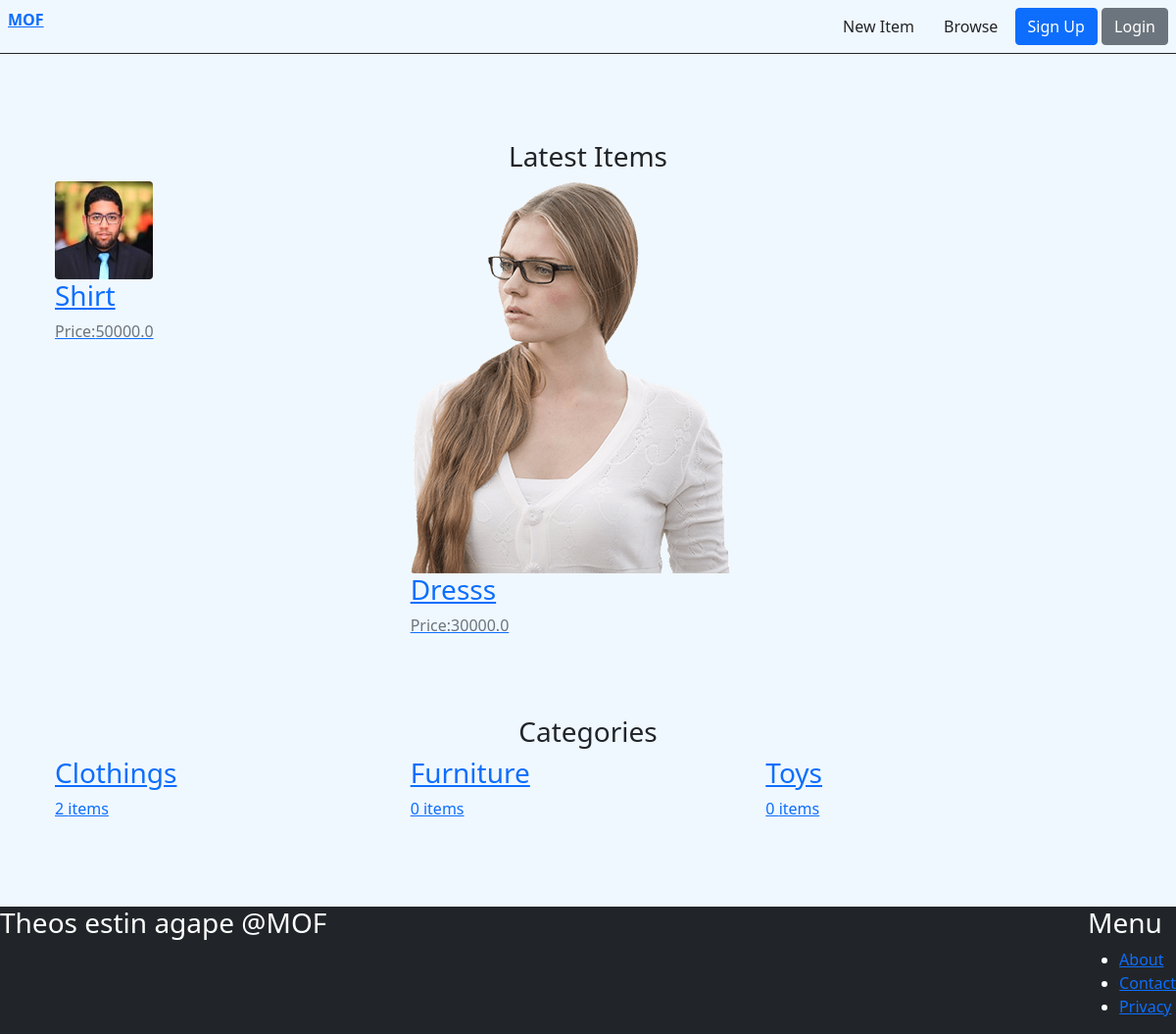
Before: / with the older database file.
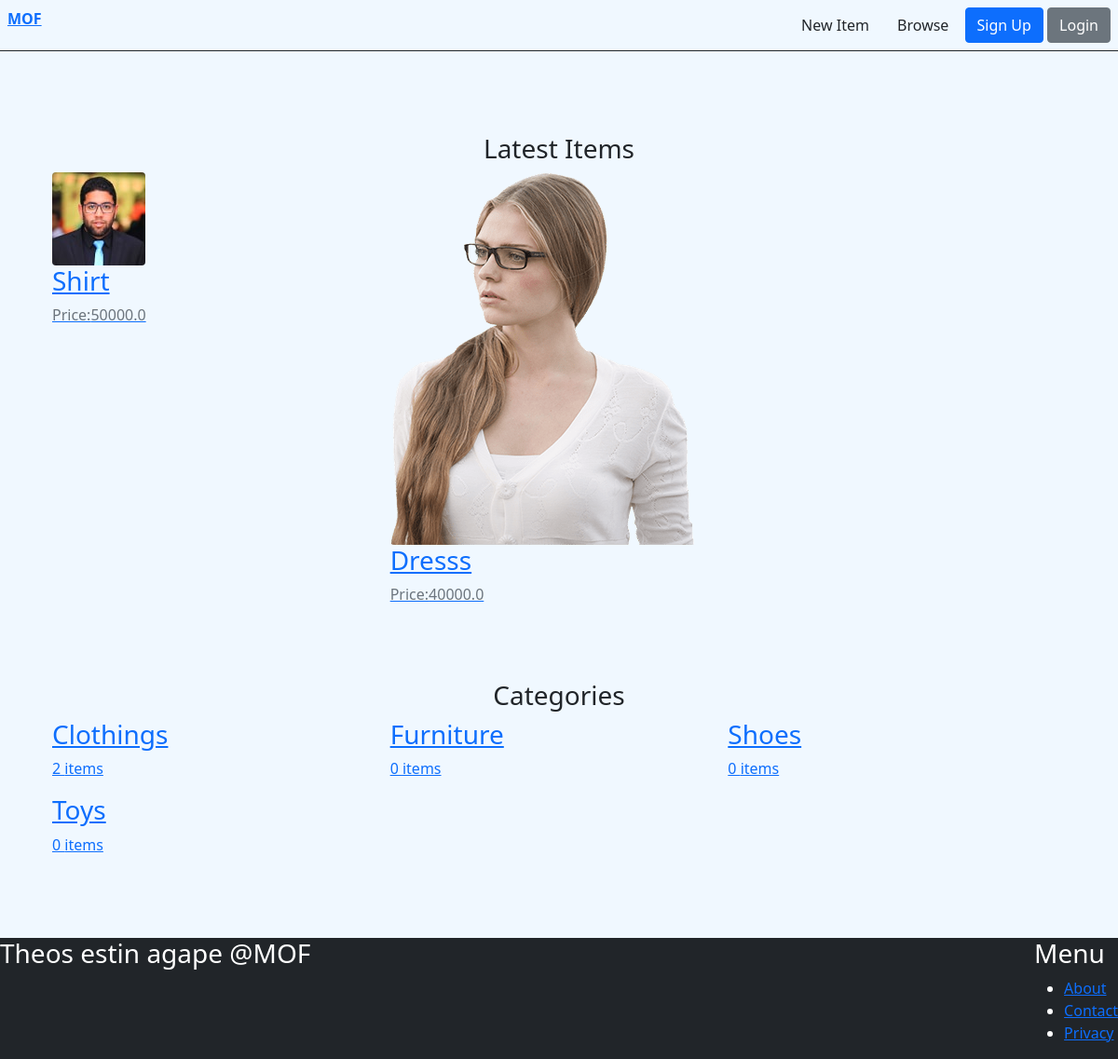
After: the same page with the newer database file.
### items/models.py (models this page shows, shortened)
class Item(models.Model):
  category=models.ForeignKey(Category,related_name='items', on_delete=models.CASCADE)
  name=models.CharField(max_length=255)
  description=models.TextField(blank=True,null=True)
  price=models.FloatField()
  image=models.ImageField(upload_to='images',blank=True,null=True)
  is_sold=models.BooleanField(default=False)
  created_by=models.ForeignKey(User, related_name='items', on_delete=models.CASCADE)
  created_at=models.DateTimeField(auto_now_add=True)

class Category(models.Model):
  name=models.CharField(max_length=255)
  class Meta:
    ordering=('name',)
    verbose_name_plural='Categories'

### core/views.py (the view)
# urls.py: path('',views.index,name='index'),
def index(request):
  items=Item.objects.filter(is_sold=False)[0:6]
  categories=Category.objects.all()
  return render(request,'core/index.html',{'items':items,'categories':categories})

### core/templates/core/index.html (shortened to what this page needs)
{% extends "core/base.html" %}
{% block content  %}
<div class='mt-3 px-2 py-4 rounded'>
<h3 class='mb-2 text-center'>Latest Items</h3>
<div class='row'>
  <div class='row'>
    {% for item in items  %}
    <div class='col-md-4'>
       <a href='{% url "items:detail" item.id%}'>
        <div>
          <img class='image-fluid rounded'src="{{item.image.url}}"/>
        </div>
        <div>
           <h3>{{item.name}}</h3>
          <p class='text-muted'>Price:{{item.price}}</p>
        </div>
       </a>
    </div>
      {% endfor %}
  </div>
</div>
</div>
<div class='mt-3 px-2 py-4 rounded'>
<h3 class='mb-2 text-center'>Categories</h3>
<div class='row'>
  <div class='row'>
    {% for category in categories  %}
    <div class='col-md-4'>
       <a href='#'>
        <div>
           <h3>{{category.name}}</h3>
          <p>{{category.items.count}} items</p>
        </div>
       </a>
    </div>
      {% endfor %}
  </div>
</div>
</div>
{% endblock  %}

### core/templates/core/base.html (shortened to what this page needs)
{% load static %}
<!DOCTYPE html>
<html lang="en">
<head>
  <link href="{% static 'bootstrap/css/bootstrap.min.css' %}" rel="stylesheet">
</head>
<body style='background-color:aliceblue'>
<div>
  <nav class=" px-2 py-2 d-flex flex-row  justify-content-between border-bottom border-dark">
      <a class='fw-bold' href='/'>MOF</a>
      <div>
        <a href='{%url "items:new" %}' class='btn'>New Item</a>
        <a href='{%url "items:items" %}' class='btn'>Browse</a>
        {% if request.user.is_authenticated%}
        <a href='{%url "communication:inbox" %}' class='btn btn-primary'>Inbox</a>
        <a href='{%url "dashboard:home" %}' class='btn btn-secondary'>Dashboard</a>
        {% else %}
        <a href='{% url "core:signup" %}' class='btn btn-primary'>Sign Up</a>
        <a href='{% url "core:login" %}' class='btn btn-secondary'>Login</a>
        {% endif %}
      </div>
  </nav>
    <div class='px-5 py-5'>
      {% block content  %}
      {% endblock  %}
    </div>
  <footer class='d-flex flex-row justify-content-between bg-dark text-white'>
    <div>
      <h3>Theos estin agape @MOF</h3>
    </div>
    <div>
      <h3>Menu</h3>
      <ul>
        <li><a href='#'>About</a></li>
        <li><a href='{% url "core:contact" %}'>Contact</a></li>
        <li><a href='#'>Privacy</a></li>
      </ul>
    </div>
  </footer>
</div>
</body>

Changed rows visible on the page:
changed Item "Dresss": price "30000.0" → "40000.0"
added Category: name "Shoes", items.count "0"
